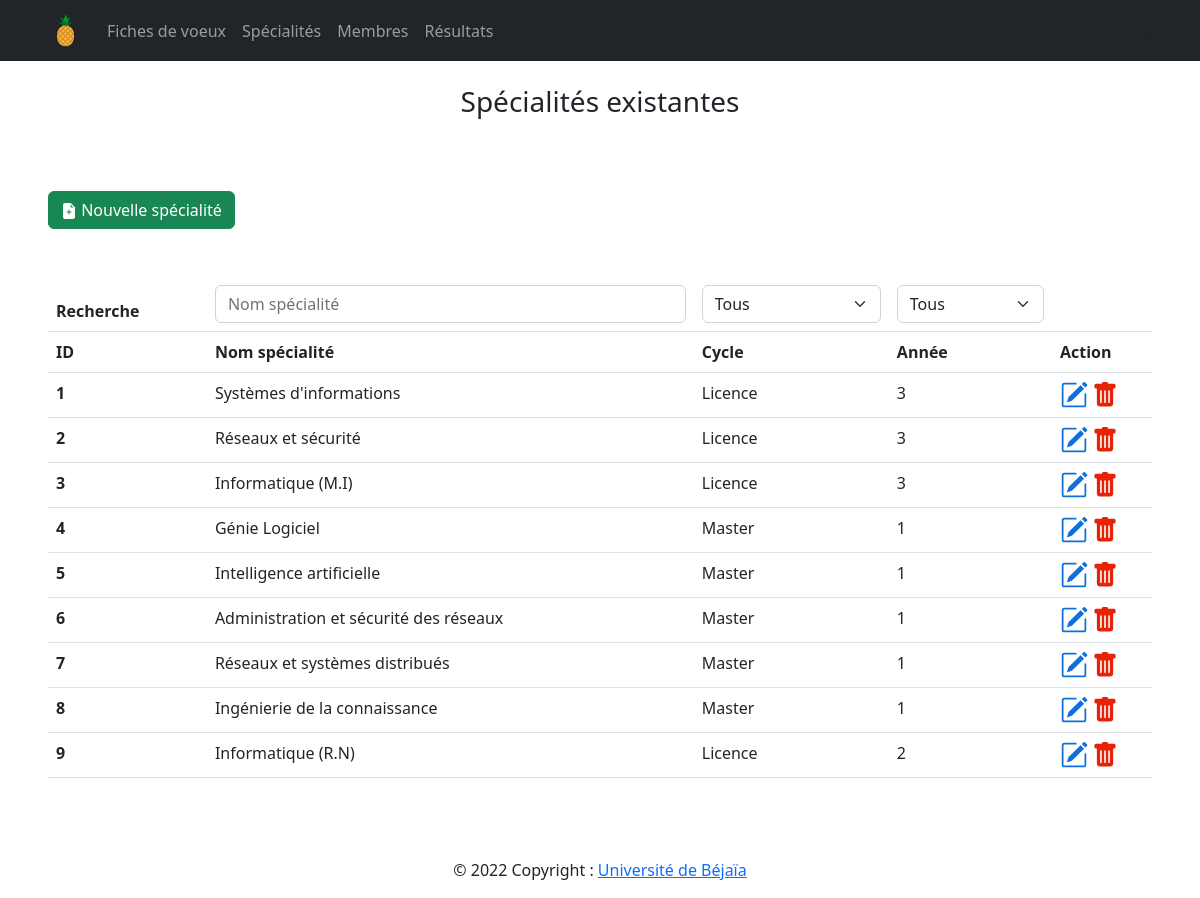
Page /dashboard/specialites/index.php (signed in) on the committed database.
### tables this page shows
CREATE TABLE Specialite (
	idSpecialite int NOT NULL AUTO_INCREMENT,
	nomSpecialite varchar(100) NOT NULL,
	anneeDebut int,
	programme varchar(255),
	
	CONSTRAINT pk_specialite PRIMARY KEY (idSpecialite),
	CONSTRAINT fk_specialite_Voeux FOREIGN KEY(anneeDebut) REFERENCES AnneeEtud(idAnneeEtud) ON DELETE SET NULL ON UPDATE CASCADE
	);

CREATE TABLE AnneeEtud (
	idAnneeEtud int NOT NULL AUTO_INCREMENT,
	cycleEtud varchar(30),
	annee int,
	
	CONSTRAINT pk_anneeEtud PRIMARY KEY (idAnneeEtud)
	);

### queries/specialite.php (called while the page is built, shortened)
<?php
    include_once __DIR__.'/../Model/connexionBDD.php';
function getSpecialites() {
    global $bdd;
    try {
        $request = $bdd->prepare("SELECT * FROM specialite");
        $request->execute();
        $result = $request->fetchAll(PDO::FETCH_OBJ);
        return $result;
    } catch (PDOException $e) {
        echo $e;
    }
}
?>

### queries/annee.php (called while the page is built)
<?php
 include_once __DIR__.'/../Model/connexionBDD.php';
function getAnneeById($id) {
    global $bdd;
    try {
        $request = $bdd->prepare("SELECT * FROM AnneeEtud WHERE idAnneeEtud=?");
        $request->execute(array($id));
        $result = $request->fetch(PDO::FETCH_OBJ);
        return $result;
    } catch (PDOException $e) {
        echo $e;
    }
}
 ?>

### Controller/specialites.php (the view, shortened to what this page needs)
<?php
include_once __DIR__.'/../queries/specialite.php';
include_once __DIR__.'/../queries/annee.php';
function remplirTableSpecialite() {
    $listSpecia = getSpecialites();
    foreach ($listSpecia as $elem) {
        $id = $elem->idSpecialite;
        $nom = htmlentities($elem->nomSpecialite,ENT_QUOTES,"ISO-8859-1");
        $annee = getAnneeById($elem->anneeDebut);
        $cycle = $annee->cycleEtud;
        $anneeDeb =$annee->annee;
        $msgConfirm = "return confirm('Voulez-vous vraiment supprimer cet élément ?');";
        echo '<tr>
        <th scope="row">'.$id.'</th>
        <td>'.$nom.'</td>
        <td>'.$cycle.'</td>
        <td>'.$anneeDeb.'</td>
        <td>
            <a href="edit.php?id='.$id.'"><svg xmlns="http://www.w3.org/2000/svg" width="28" height="28" fill="rgb(15, 111, 221)" class="bi bi-pencil-square pointer" viewBox="0 0 16 16">
                    <path d="M15.502 1.94a.5.5 0 0 1 0 .706L14.459 3.69l-2-2L13.502.646a.5.5 0 0 1 .707 0l1.293 1.293zm-1.75 2.456-2-2L4.939 9.21a.5.5 0 0 0-.121.196l-.805 2.414a.25.25 0 0 0 .316.316l2.414-.805a.5.5 0 0 0 .196-.12l6.813-6.814z" />
                    <path fill-rule="evenodd" d="M1 13.5A1.5 1.5 0 0 0 2.5 15h11a1.5 1.5 0 0 0 1.5-1.5v-6a.5.5 0 0 0-1 0v6a.5.5 0 0 1-.5.5h-11a.5.5 0 0 1-.5-.5v-11a.5.5 0 0 1 .5-.5H9a.5.5 0 0 0 0-1H2.5A1.5 1.5 0 0 0 1 2.5v11z" />
                </svg></a>
            <a href="delete.php?id='.$id.'" onclick="'.$msgConfirm.'"><svg xmlns="http://www.w3.org/2000/svg" width="26" height="26" fill="rgb(231, 34, 7)" class="bi bi-trash-fill" viewBox="0 0 16 16">
                    <path d="M2.5 1a1 1 0 0 0-1 1v1a1 1 0 0 0 1 1H3v9a2 2 0 0 0 2 2h6a2 2 0 0 0 2-2V4h.5a1 1 0 0 0 1-1V2a1 1 0 0 0-1-1H10a1 1 0 0 0-1-1H7a1 1 0 0 0-1 1H2.5zm3 4a.5.5 0 0 1 .5.5v7a.5.5 0 0 1-1 0v-7a.5.5 0 0 1 .5-.5zM8 5a.5.5 0 0 1 .5.5v7a.5.5 0 0 1-1 0v-7A.5.5 0 0 1 8 5zm3 .5v7a.5.5 0 0 1-1 0v-7a.5.5 0 0 1 1 0z" />
                </svg></a>
        </td>
    </tr>';
    }
}
?>

### rows in the picture
specialite: id "1", nomSpecialite "Systèmes d'informations", anneeDebut.cycleEtud "Licence", anneeDebut.annee "3"
specialite: id "2", nomSpecialite "Réseaux et sécurité", anneeDebut.cycleEtud "Licence", anneeDebut.annee "3"
specialite: anneeDebut "3", nomSpecialite "Informatique (M.I)", anneeDebut.cycleEtud "Licence", anneeDebut.annee "3"
specialite: anneeDebut "4", nomSpecialite "Génie Logiciel", anneeDebut.cycleEtud "Master", anneeDebut.annee "1"
specialite: id "5", nomSpecialite "Intelligence artificielle", anneeDebut.cycleEtud "Master", anneeDebut.annee "1"
specialite: id "6", nomSpecialite "Administration et sécurité des réseaux", anneeDebut.cycleEtud "Master", anneeDebut.annee "1"
specialite: id "7", nomSpecialite "Réseaux et systèmes distribués", anneeDebut.cycleEtud "Master", anneeDebut.annee "1"
specialite: id "8", nomSpecialite "Ingénierie de la connaissance", anneeDebut.cycleEtud "Master", anneeDebut.annee "1"
specialite: id "9", nomSpecialite "Informatique (R.N)", anneeDebut.cycleEtud "Licence", anneeDebut.annee "2"
